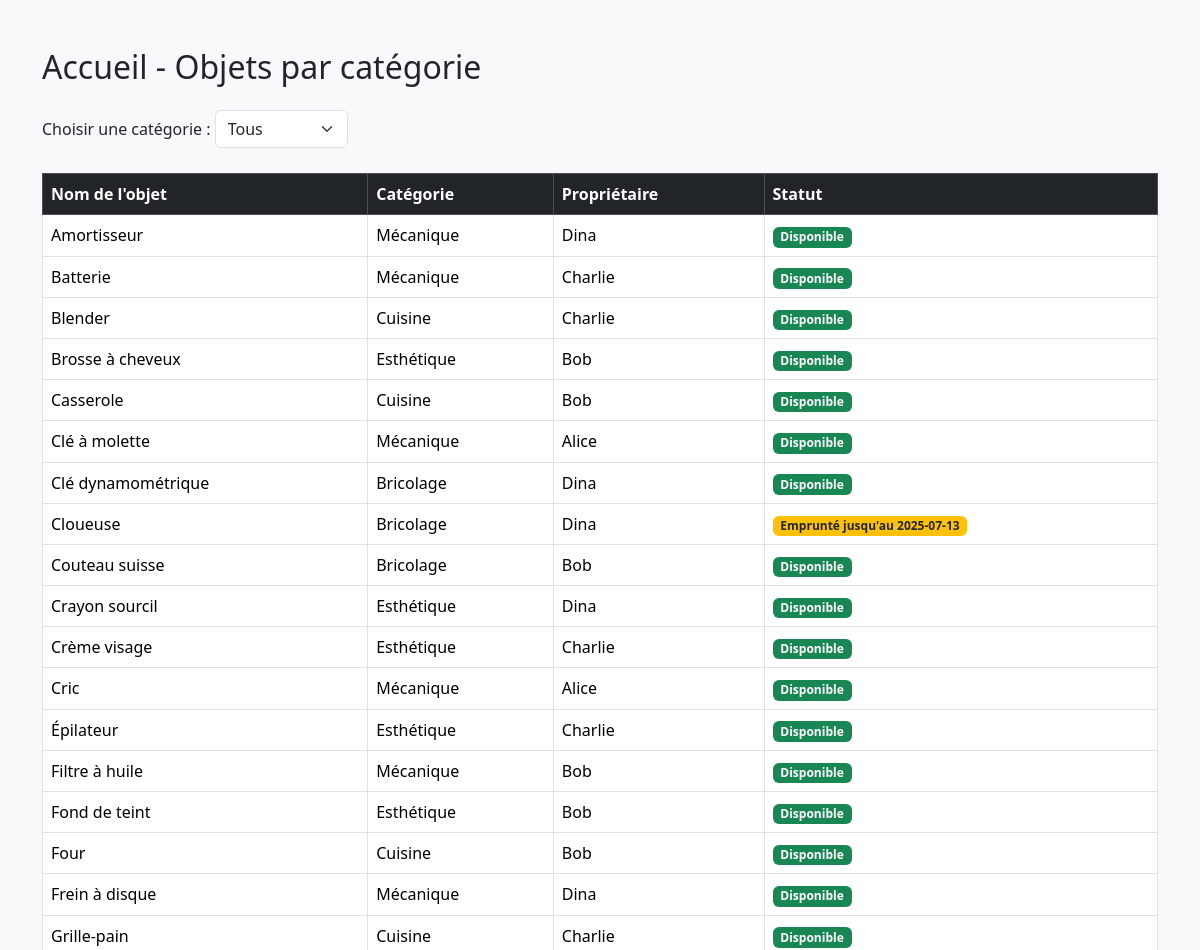
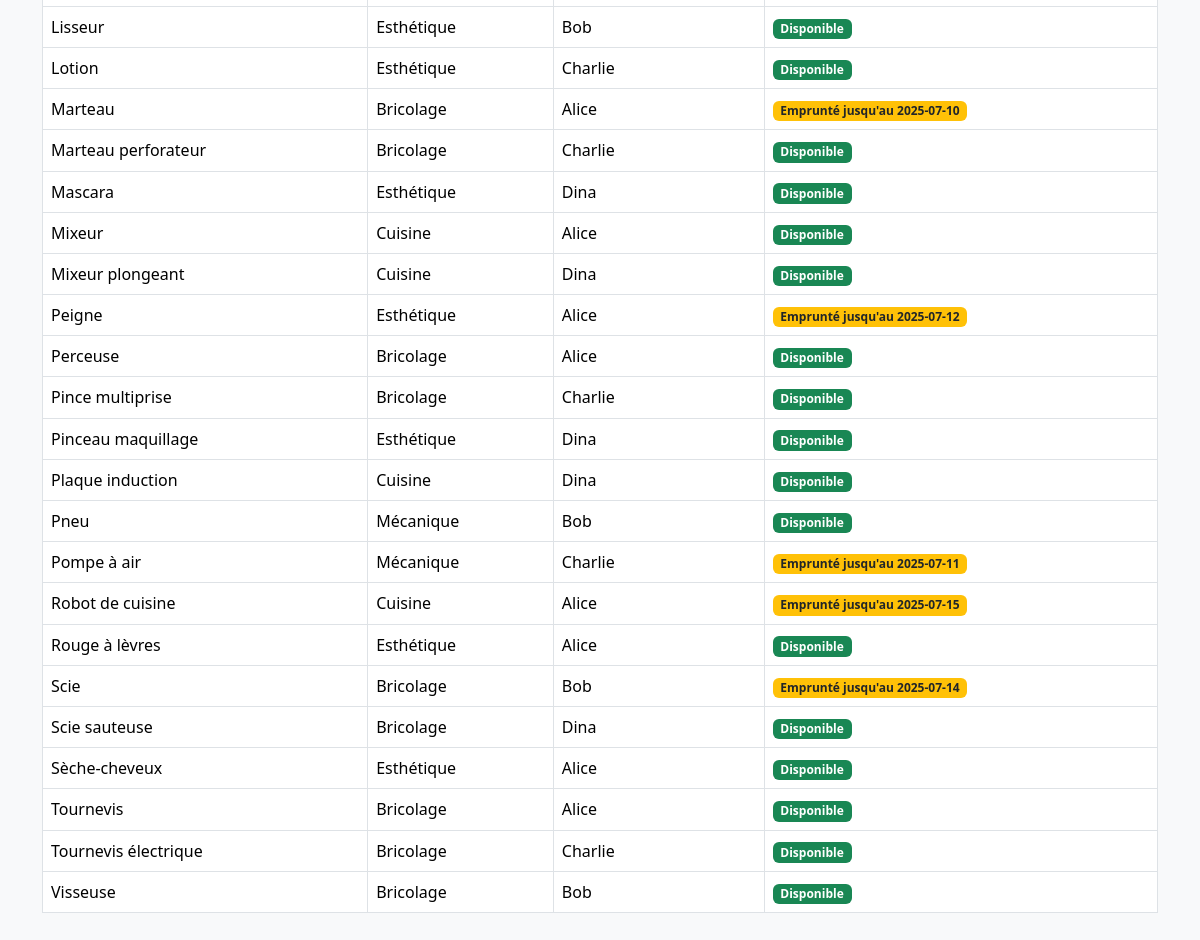
Page /pages/accueil.php on the committed database (2 pictures, top to bottom).
### tables this page shows
CREATE TABLE emprunts_objet (
    id_objet INT AUTO_INCREMENT PRIMARY KEY,
    nom_objet VARCHAR(100),
    id_categorie INT,
    id_membre INT,
    FOREIGN KEY (id_categorie) REFERENCES emprunts_categorie_objet(id_categorie),
    FOREIGN KEY (id_membre) REFERENCES emprunts_membre(id_membre)
);

### pages/accueil.php (the view, shortened to what this page needs)
<?php
$categorie = isset($_GET['categorie']) ? $_GET['categorie'] : 'tous';
$emprunts = [];
if ($categorie === 'tous')
{
    $connect = dbconnect();
    $req = "SELECT * FROM vue_objets_emprunt ORDER BY nom_objet";
    $result = mysqli_query($connect, $req);
    while ($row = mysqli_fetch_assoc($result))
    {
        $emprunts[] = [
            'nom_objet' => $row['nom_objet'],
            'nom_categorie' => $row['nom_categorie'],
            'proprietaire' => $row['proprietaire'],
            'date_retour' => $row['date_retour']
        ];
    }
}
elseif ($categorie !== '')
{
    $emprunts = getAllEmprunts($categorie);
}
?>
<!DOCTYPE html>
<html lang="fr">
<head>
  <link href="../bootstrap/css/bootstrap.min.css" rel="stylesheet">
</head>
<body class="bg-light text-dark">
<div class="container py-5">
  <h2 class="mb-4">Accueil - Objets par catégorie</h2>
  <form method="GET" class="mb-4">
    <label for="categorie" class="form-label">Choisir une catégorie :</label>
    <select name="categorie" id="categorie" class="form-select w-auto d-inline-block" onchange="this.form.submit()">
      <option value="tous" <?= ($categorie === 'tous') ? 'selected' : '' ?>>Tous</option>
    </select>
  </form>
  <?php if (!empty($emprunts)): ?>
    <table class="table table-bordered table-hover">
      <thead class="table-dark">
        <tr>
          <th>Nom de l'objet</th>
          <th>Catégorie</th>
          <th>Propriétaire</th>
          <th>Statut</th>
        </tr>
      </thead>
      <tbody>
        <?php foreach ($emprunts as $obj): ?>
          <tr>
            <td><?= htmlspecialchars($obj['nom_objet']) ?></td>
            <td><?= htmlspecialchars($obj['nom_categorie']) ?></td>
            <td><?= htmlspecialchars($obj['proprietaire']) ?></td>
            <td>
              <?php if ($obj['date_retour'] === null): ?>
                <span class="badge bg-success">Disponible</span>
              <?php else: ?>
                <span class="badge bg-warning text-dark">Emprunté jusqu'au <?= htmlspecialchars($obj['date_retour']) ?></span>
              <?php endif; ?>
            </td>
          </tr>
        <?php endforeach; ?>
      </tbody>
    </table>
  <?php elseif ($categorie !== ''): ?>
    <div class="alert alert-info">Aucun objet trouvé pour cette catégorie.</div>
  <?php endif; ?>
</div>
</body>
</html>

### rows in the picture
emprunts_objet: nom_objet "Amortisseur", nom_categorie "Mécanique", proprietaire "Dina", shows "Disponible"
emprunts_objet: nom_objet "Batterie", nom_categorie "Mécanique", proprietaire "Charlie", shows "Disponible"
emprunts_objet: nom_objet "Blender", nom_categorie "Cuisine", proprietaire "Charlie", shows "Disponible"
emprunts_objet: nom_objet "Brosse à cheveux", nom_categorie "Esthétique", proprietaire "Bob", shows "Disponible"
emprunts_objet: nom_objet "Casserole", nom_categorie "Cuisine", proprietaire "Bob", shows "Disponible"
emprunts_objet: nom_objet "Clé à molette", nom_categorie "Mécanique", proprietaire "Alice", shows "Disponible"
emprunts_objet: nom_objet "Clé dynamométrique", nom_categorie "Bricolage", proprietaire "Dina", shows "Disponible"
emprunts_objet: nom_objet "Cloueuse", nom_categorie "Bricolage", proprietaire "Dina", date_retour "2025-07-13"
emprunts_objet: nom_objet "Couteau suisse", nom_categorie "Bricolage", proprietaire "Bob", shows "Disponible"
emprunts_objet: nom_objet "Crayon sourcil", nom_categorie "Esthétique", proprietaire "Dina", shows "Disponible"
emprunts_objet: nom_objet "Crème visage", nom_categorie "Esthétique", proprietaire "Charlie", shows "Disponible"
emprunts_objet: nom_objet "Cric", nom_categorie "Mécanique", proprietaire "Alice", shows "Disponible"
emprunts_objet: nom_objet "Épilateur", nom_categorie "Esthétique", proprietaire "Charlie", shows "Disponible"
emprunts_objet: nom_objet "Filtre à huile", nom_categorie "Mécanique", proprietaire "Bob", shows "Disponible"
emprunts_objet: nom_objet "Fond de teint", nom_categorie "Esthétique", proprietaire "Bob", shows "Disponible"
emprunts_objet: nom_objet "Four", nom_categorie "Cuisine", proprietaire "Bob", shows "Disponible"
emprunts_objet: nom_objet "Frein à disque", nom_categorie "Mécanique", proprietaire "Dina", shows "Disponible"
emprunts_objet: nom_objet "Grille-pain", nom_categorie "Cuisine", proprietaire "Charlie", shows "Disponible"
emprunts_objet: nom_objet "Lisseur", nom_categorie "Esthétique", proprietaire "Bob", shows "Disponible"
emprunts_objet: nom_objet "Lotion", nom_categorie "Esthétique", proprietaire "Charlie", shows "Disponible"
emprunts_objet: nom_objet "Marteau", nom_categorie "Bricolage", proprietaire "Alice", date_retour "2025-07-10"
emprunts_objet: nom_objet "Marteau perforateur", nom_categorie "Bricolage", proprietaire "Charlie", shows "Disponible"
emprunts_objet: nom_objet "Mascara", nom_categorie "Esthétique", proprietaire "Dina", shows "Disponible"
emprunts_objet: nom_objet "Mixeur", nom_categorie "Cuisine", proprietaire "Alice", shows "Disponible"
emprunts_objet: nom_objet "Mixeur plongeant", nom_categorie "Cuisine", proprietaire "Dina", shows "Disponible"
emprunts_objet: nom_objet "Peigne", nom_categorie "Esthétique", proprietaire "Alice", date_retour "2025-07-12"
emprunts_objet: nom_objet "Perceuse", nom_categorie "Bricolage", proprietaire "Alice", shows "Disponible"
emprunts_objet: nom_objet "Pince multiprise", nom_categorie "Bricolage", proprietaire "Charlie", shows "Disponible"
emprunts_objet: nom_objet "Pinceau maquillage", nom_categorie "Esthétique", proprietaire "Dina", shows "Disponible"
emprunts_objet: nom_objet "Plaque induction", nom_categorie "Cuisine", proprietaire "Dina", shows "Disponible"
emprunts_objet: nom_objet "Pneu", nom_categorie "Mécanique", proprietaire "Bob", shows "Disponible"
emprunts_objet: nom_objet "Pompe à air", nom_categorie "Mécanique", proprietaire "Charlie", date_retour "2025-07-11"
emprunts_objet: nom_objet "Robot de cuisine", nom_categorie "Cuisine", proprietaire "Alice", date_retour "2025-07-15"
emprunts_objet: nom_objet "Rouge à lèvres", nom_categorie "Esthétique", proprietaire "Alice", shows "Disponible"
emprunts_objet: nom_objet "Scie", nom_categorie "Bricolage", proprietaire "Bob", date_retour "2025-07-14"
emprunts_objet: nom_objet "Scie sauteuse", nom_categorie "Bricolage", proprietaire "Dina", shows "Disponible"
emprunts_objet: nom_objet "Sèche-cheveux", nom_categorie "Esthétique", proprietaire "Alice", shows "Disponible"
emprunts_objet: nom_objet "Tournevis", nom_categorie "Bricolage", proprietaire "Alice", shows "Disponible"
emprunts_objet: nom_objet "Tournevis électrique", nom_categorie "Bricolage", proprietaire "Charlie", shows "Disponible"
emprunts_objet: nom_objet "Visseuse", nom_categorie "Bricolage", proprietaire "Bob", shows "Disponible"
